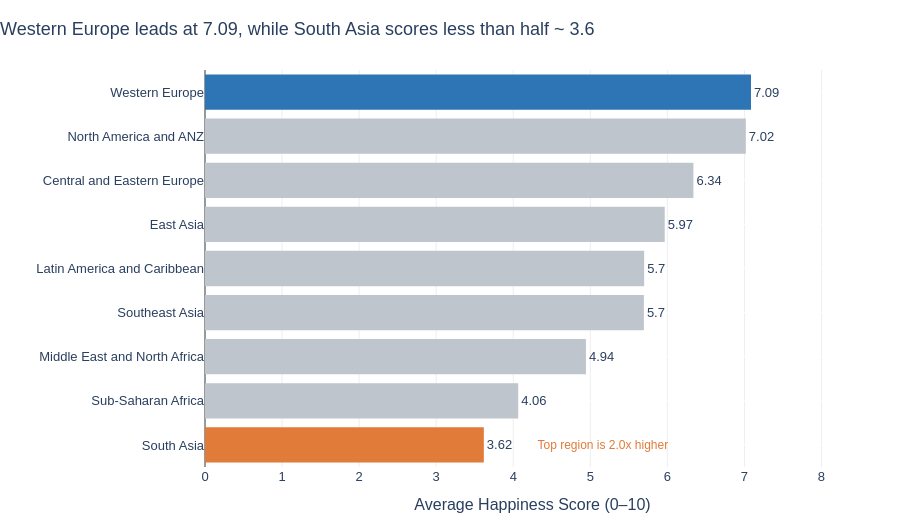

The notebook cell this image was saved under:
### Markdown cell above
---
## Task 1 — Regional Comparison Bar Chart

**What to build:** A horizontal bar chart showing the **average happiness score by region**, sorted from highest to lowest.

**Requirements:**
- Horizontal orientation (category names are long)
- Sorted by score, descending (so the happiest region is at the top)
- Zero baseline on x-axis
- At least one design choice that goes beyond the Plotly default (colour, annotation, labels, etc.)
- An insight title that answers: *which region stands out and why does it matter?*

**Hint:** Use `df.groupby('Region')['Happiness_Score'].mean()` to compute the averages.

### Code cell
# Task 1: Regional comparison bar chart
# -------------------------------------

# Step 1: Compute average happiness score by region
region_avg = (df.groupby('Region')['Happiness_Score']
              .mean()
              .reset_index()
              .sort_values('Happiness_Score'))  # ascending -> happiest ends up at the top of a horizontal bar

print(region_avg)

# Step 2: Colour logic -> highlight the leaders (blue) and the lowest region (orange), rest grey
top_region = region_avg.iloc[-1]['Region']
low_region = region_avg.iloc[0]['Region']
top_one = region_avg.tail(1)['Region'].tolist()

def pick_colour(r):
    if r in top_one:  return '#2E75B6'
    if r == low_region: return '#E07B39'
    return '#BFC5CC'

colours = [pick_colour(r) for r in region_avg['Region']]

# Step 3: Build the chart
fig = go.Figure(go.Bar(
    x=region_avg['Happiness_Score'],
    y=region_avg['Region'],
    orientation='h',
    marker=dict(color=colours, line_width=0),
    text=region_avg['Happiness_Score'].round(2),
    textposition='outside',
    cliponaxis=False,
    hovertemplate='%{y}: %{x:.2f}<extra></extra>'
))

gap = region_avg['Happiness_Score'].max() / region_avg['Happiness_Score'].min()

fig.update_layout(
    title=dict(text=f'Western Europe leads at 7.09, while South Asia scores less than half ~ {region_avg["Happiness_Score"].min():.1f}',
               x=0.0, font=dict(size=18)),
    xaxis=dict(range=[0, 8.5], title='Average Happiness Score (0–10)', gridcolor='#EEEEEE', zeroline=True, zerolinecolor='#999999'),
    yaxis=dict(title='', gridcolor='white'),
    plot_bgcolor='white',
    paper_bgcolor='white',
    font=dict(family='Arial', size=13),
    showlegend=False,
    margin=dict(l=10, r=40, t=70, b=50),
    height=520
)
fig.add_annotation(
    x=region_avg['Happiness_Score'].min(), y=low_region,
    text=f'  Top region is {gap:.1f}x higher',
    showarrow=False, xanchor='left', xshift=45,
    font=dict(color='#E07B39', size=12)
)
fig.show()

### Figure 1 — Plotly figure (JSON) as saved in the notebook; plotly's stock layout.template omitted (floating-point values rounded to 4 significant figures)
{"data": [{"cliponaxis": false, "hovertemplate": "%{y}: %{x:.2f}<extra></extra>", "marker": {"color": ["#E07B39", "#BFC5CC", "#BFC5CC", "#BFC5CC", "#BFC5CC", "#BFC5CC", "#BFC5CC", "#BFC5CC", "#2E75B6"], "line": {"width": 0}}, "orientation": "h", "text": [3.62, 4.06, 4.94, 5.7, 5.7, 5.97, 6.34, 7.02, 7.09], "textposition": "outside", "type": "bar", "x": [3.618, 4.065, 4.943, 5.695, 5.699, 5.966, 6.338, 7.018, 7.086], "y": ["South Asia", "Sub-Saharan Africa", "Middle East and North Africa", "Southeast Asia", "Latin America and Caribbean", "East Asia", "Central and Eastern Europe", "North America and ANZ", "Western Europe"]}], "layout": {"annotations": [{"font": {"color": "#E07B39", "size": 12}, "showarrow": false, "text": "  Top region is 2.0x higher", "x": 3.618, "xanchor": "left", "xshift": 45, "y": "South Asia"}], "font": {"family": "Arial", "size": 13}, "height": 520, "margin": {"b": 50, "l": 10, "r": 40, "t": 70}, "paper_bgcolor": "white", "plot_bgcolor": "white", "showlegend": false, "title": {"font": {"size": 18}, "text": "Western Europe leads at 7.09, while South Asia scores less than half ~ 3.6", "x": 0}, "xaxis": {"gridcolor": "#EEEEEE", "range": [0, 8.5], "title": {"text": "Average Happiness Score (0–10)"}, "zeroline": true, "zerolinecolor": "#999999"}, "yaxis": {"gridcolor": "white", "title": {"text": ""}}}}
